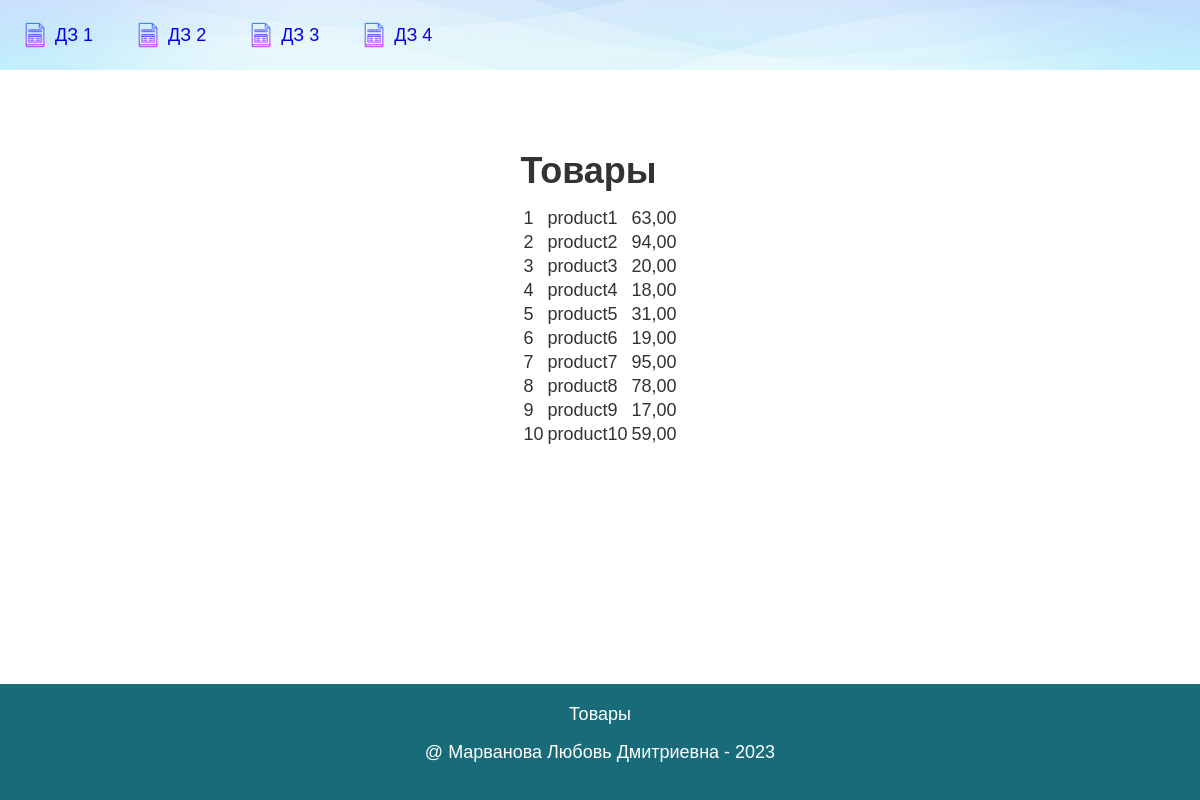
The page /hw3/products/ on the database its author committed.
### hw3_app/models.py (models this page shows, shortened)
class Product(models.Model):
    name = models.CharField(max_length=100)
    description = models.TextField()
    price = models.DecimalField(max_digits=8, decimal_places=2)
    prod_quant = models.IntegerField()
    reg_date = models.DateField(auto_now_add=True)
    img = models.ImageField()

### hw3_app/views.py (the view)
# urls.py: path('products/', views.products, name='products'),
def products(request):
    logger.info(f'{request} request received')
    products = Product.objects.all()
    context = {
        'title' : 'Товары',
        'products' : products
    }
    return TemplateResponse(request, 'hw3_app/products.html', context)

### hw3_app/templates/hw3_app/products.html (shortened to what this page needs)
{% extends 'base.html' %}
{% block content %}
<h1>{{ title }}</h1>
<table>
    {% for product in products %}
    <tr>
        <td>{{ product.pk }}</td>
        <td>{{ product.name }}</td>
        <td>{{ product.price }}</td>
    </tr>
    {% endfor %}
</table>
{% endblock %}
{% block footer %}
    {{ title }}
{% endblock footer %}

### static/css/stylesheet.css (style rules this page uses)
body { min-height: 100%; color: #333; background-color: #fff; margin: 0; font-family: Arial, sans-serif; font-size: 18px; line-height: 20px; }

### rows shown on the page
Product: pk "1", name "product1", price "63,00"
Product: pk "2", name "product2", price "94,00"
Product: pk "3", name "product3", price "20,00"
Product: pk "4", name "product4", price "18,00"
Product: pk "5", name "product5", price "31,00"
Product: pk "6", name "product6", price "19,00"
Product: pk "7", name "product7", price "95,00"
Product: pk "8", name "product8", price "78,00"
Product: pk "9", name "product9", price "17,00"
Product: pk "10", name "product10", price "59,00"

### other values the page prints
{{ title }} "Товары"
